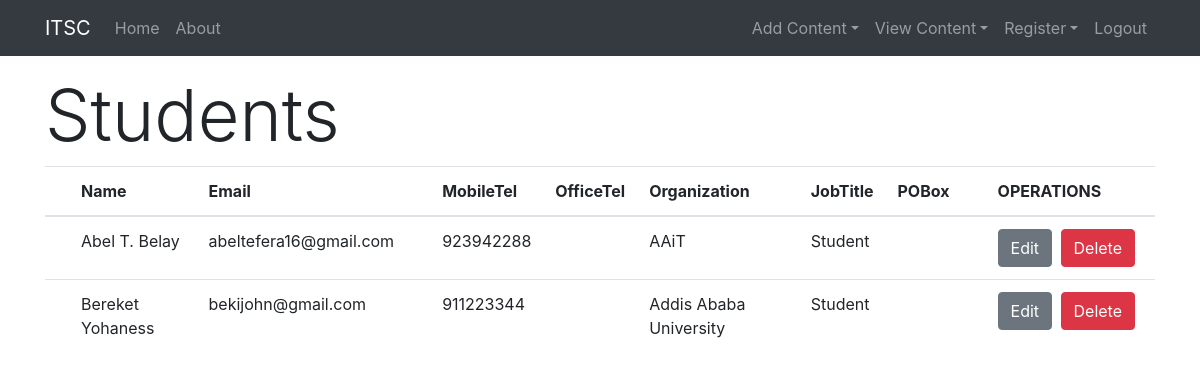
Page /pages/view_students (signed in) on the committed database.
### tables this page shows
CREATE TABLE `students` (
  `id` int(11) NOT NULL,
  `Name` varchar(255) NOT NULL,
  `Email` varchar(255) NOT NULL,
  `password` varchar(255) NOT NULL,
  `MobileTel` text NOT NULL,
  `OfficeTel` text,
  `Organization` varchar(255) DEFAULT NULL,
  `JobTitle` varchar(255) DEFAULT NULL,
  `POBox` varchar(255) DEFAULT NULL,
  `image_directory` varchar(255) DEFAULT NULL
);

### app/libraries/Core.php (called while the page is built, shortened)
<?php
class Core
{
    protected $currentMethod = 'index';
    public function __construct()
    {
        $url = $this->getUrl();
        if (file_exists('../app/controllers/' . ucwords($url[0]) . '.php')) {
            unset($url[0]);
        }
        $this->currentController = new $this->currentController;
        if (isset($url[1])) {
            if (method_exists($this->currentController, $url[1])) {
                $this->currentMethod = $url[1];
                unset($url[1]);
            }
        }
        $this->params = $url ? array_values($url) : [];
        call_user_func_array([$this->currentController, $this->currentMethod], $this->params);
    }
    public function getUrl()
    {
        if (isset($_GET['url'])) {
            $url = rtrim($_GET['url'], '/');
            $url = filter_var($url, FILTER_SANITIZE_URL);
            $url = explode('/', $url);
            return $url;
        }
    }
}

### public/index.php (called while the page is built, shortened)
<?php
  $init = new Core;

### app/libraries/Database.php (called while the page is built, shortened)
<?php
class Database
{
    private $host = DB_HOST;
    private $user = DB_USER;
    private $pass = DB_PASS;
    private $dbname = DB_NAME;
    private $dbh;
    private $stmt;
    public function __construct()
    {
        $dsn = 'mysql:host=' . $this->host . ';dbname=' . $this->dbname;
        $options = array(
            PDO::ATTR_PERSISTENT => true,
            PDO::ATTR_ERRMODE => PDO::ERRMODE_EXCEPTION,
        );
        try {
            $this->dbh = new PDO($dsn, $this->user, $this->pass, $options);
        } catch (PDOException $e) {
            $this->error = $e->getMessage();
            echo $this->error;
        }
    }
    public function query($sql)
    {
        $this->stmt = $this->dbh->prepare($sql);
    }
    public function execute()
    {
        return $this->stmt->execute();
    }
    public function resultSet($tablename)
    {
        $this->execute();
        $q = $this->dbh->prepare("DESCRIBE $tablename");
        $q->execute();
        $table_fields = $q->fetchAll(PDO::FETCH_COLUMN);
        return array($table_fields, $this->stmt->fetchAll(PDO::FETCH_ASSOC));
    }
}

### app/models/Content.php (called while the page is built, shortened)
<?php
class Content
{
    private $db;
    public function __construct()
    {
        $this->db = new Database;
    }
    public function fetch_students(){
        $this->db->query('SELECT * FROM students');
        $result = $this->db->resultSet('students');
        return $result;
    }
}

### app/views/pages/tables.php (the view, shortened to what this page needs)
<?php require APPROOT . '/views/inc/header.php';?>
<h1 class="display-3"><?php echo $data['header']; ?></h1>
<?php $arr = array();
$countA = 0;
$countB = 0;?>
<table class="table">
  <thead>
    <tr>
    <?php foreach ($data['fields'] as $field): ?>
        <th scope="col">
        <?php if ($field != 'password' && $field != 'id' && $field != 'image_directory') {
          if($field != 'Duration'){
            echo $field;
          }else{
            echo $field.' (days)';
          }
    array_push($arr, $countA);
    $countA += 1;
} else {
    $countA += 1;
    continue;
}
?>
        </th>
    <?php endforeach?>
    <th scope="col">OPERATIONS</th>
    </tr>
  </thead>
  <tbody>
    <?php foreach ($data['rows'] as $row): ?>
        <tr>
        <?php foreach ($row as $singleRow): ?>
            <td>
                <?php if (in_array($countB, $arr)):
    echo $singleRow;
    $countB += 1;
    ?>
		                <?php else:$countB += 1;
    continue;?>
		                <?php endif;?>
            </td>
        <?php endforeach?>
        <?php $countB = 0;?>
        <td>
                        <div class="btn-toolbar" role="toolbar" aria-label="Toolbar with button groups">
                        <div class="btn-group mr-2" role="group" aria-label="First group">
                        <form action="<?php echo URLROOT; ?>/updates/edit<?php echo rtrim($data["header"], 's');?>/<?php echo $row['id'];?>" method="get">
                            <button type="submit" class="btn btn-secondary">Edit</button>
                        </form>
                        <span><pre> </pre></span>
                        <form action="<?php echo URLROOT; ?>/updates/delete<?php echo rtrim($data["header"], 's');?>/<?php echo $row['id'];?>" method="post">
                          <button type="submit" class="btn btn-danger">Delete</button>
                        </form>
                        </div>
                    </div>
        </td>
        </tr>
    <?php endforeach?>
  </tbody>
</table>
<?php require APPROOT . '/views/inc/footer.php';?>

### rows in the picture
students: Name "Abel T. Belay", Email "abeltefera16@gmail.com", MobileTel "923942288", Organization "AAiT", JobTitle "Student"
students: Name "Bereket Yohaness", Email "bekijohn@gmail.com", MobileTel "911223344", Organization "Addis Ababa University", JobTitle "Student"

### other values in the picture
SITENAME "ITSC"
$data['header'] "Students"
$field "Name"
$field "Email"
$field "MobileTel"
$field "OfficeTel"
$field "Organization"
$field "JobTitle"
$field "POBox"
